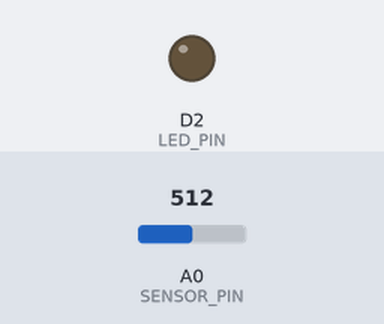
Bench run of a sketch on a simulated ESP8266 (NodeMCU). Parts: output pins drawn as LEDs (lit = HIGH). The inputs (shaded band) are chosen by the test bench; at power-on: A0 (SENSOR_PIN) = 512. WiFi joins after 1.5 s; servers stay silent unless stated; web services answer with replies made up by the test bench; what the sketch prints to the serial monitor is not drawn.

Above: at 2.7 s.
2.8 s: A0 (SENSOR_PIN) set to 790
8.8 s: A0 (SENSOR_PIN) set to 810
At 12.5 s:
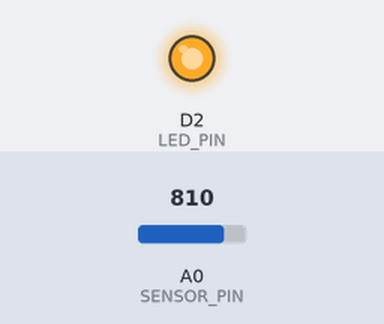
14.8 s: A0 (SENSOR_PIN) set to 716
At 19.2 s:
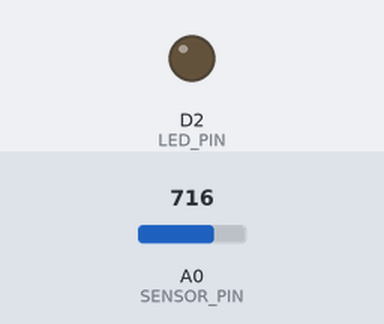
20.8 s: A0 (SENSOR_PIN) set to 900
At 24.3 s:
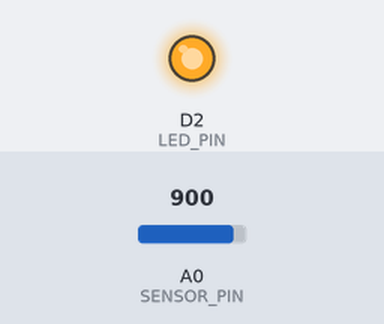
Timing chart, 0 to 25.8 s (numbered marks = the images above; inputs shaded):
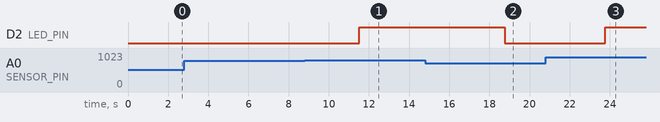

Measured:
- the behaviour switches between 800 and 801 on A0 (SENSOR_PIN) (found by bisection; images 0 and 1)
- after the input at 2.8 s, every drawn part: stays the same
- after the input at 8.8 s, D2 (LED_PIN): LOW → HIGH after 2.7 s
- after the input at 14.8 s, D2 (LED_PIN): HIGH → LOW after 4.0 s
- after the input at 20.8 s, D2 (LED_PIN): LOW → HIGH after 3.0 s

The sketch:

SmartPlantNotifier.ino
```cpp
#include <ESP8266WiFi.h>
#include <WiFiClientSecure.h>
#include "secrets.h"

#define LED_PIN D2
#define SENSOR_PIN A0

const char* telegramHost = "api.telegram.org";
const int httpsPort = 443;

bool messageSent = false;

void setup() {
  Serial.begin(115200);
  pinMode(LED_PIN, OUTPUT);
  digitalWrite(LED_PIN, LOW);

  Serial.println("🌱 Smart Plant Notifier: Booting...");

  WiFi.begin(ssid, password);
  Serial.print("Connecting to Wi-Fi");
  while (WiFi.status() != WL_CONNECTED) {
    delay(500);
    Serial.print(".");
  }
  Serial.println("\n✅ Wi-Fi connected!");
  Serial.print("📡 IP Address: ");
  Serial.println(WiFi.localIP());
}

void loop() {
  int moisture = analogRead(SENSOR_PIN);
  Serial.print("Soil Moisture: ");
  Serial.println(moisture);

  if (moisture > 800) {
    Serial.println("🔴 DRY – Plant needs water!");
    digitalWrite(LED_PIN, HIGH);

    if (!messageSent) {
      sendTelegramMessage("🌿 ALERT: Your plant is dry! Water it soon");
      messageSent = true;
    }
  } else {
    Serial.println("✅ Moist – No action needed");
    digitalWrite(LED_PIN, LOW);
    messageSent = false;
  }

  delay(5000);
}

void sendTelegramMessage(String message) {
  WiFiClientSecure client;
  client.setInsecure();  // Accept all certs (still uses HTTPS)

  Serial.println("📤 Sending Telegram message...");

  if (!client.connect(telegramHost, httpsPort)) {
    Serial.println("❌ Telegram connection failed");
    return;
  }

  String url = "/bot" + String(botToken) + "/sendMessage?chat_id=" + String(chatID) + "&text=" + message;

  client.print(String("GET ") + url + " HTTP/1.1\r\n" +
               "Host: " + telegramHost + "\r\n" +
               "User-Agent: ESP8266\r\n" +
               "Connection: close\r\n\r\n");

  delay(1000);  // Allow server to respond
  while (client.available()) {
    String line = client.readStringUntil('\n');
    Serial.println(line);  // Show Telegram's response
  }

  Serial.println("✅ Telegram message sent.");
}
```

secrets.h
```cpp
// secrets.h
const char* ssid = "Wi-Fi name";
const char* password = "WiFi Passwords";

const char* botToken = "bottken1234567890";
const char* chatID = "1234567890";
```
